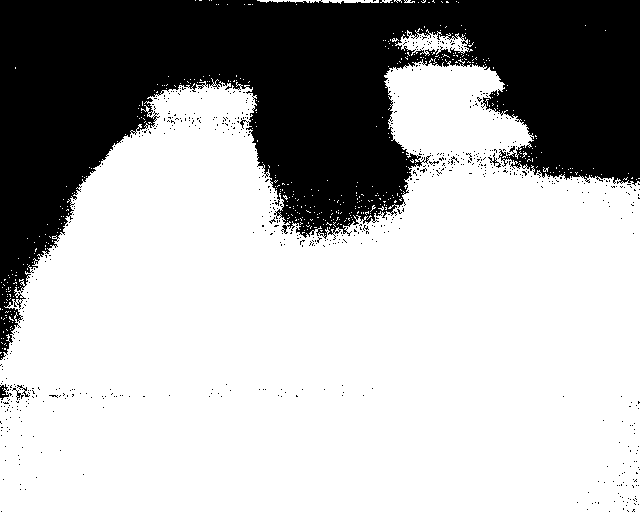
#> input picture benchmarking_dataset/Image Data/raw/20241221_100711_257_IR.TIFF, 640 x 512 px; its folder holds only this picture in this run
$ python preprocess_and_colormap.py
#> lines starting #> are read from the running program, lines starting #| are printed output that depends on the picture
import os
import random
import numpy as np
from matplotlib import cm
from tifffile import imread, imwrite
from scipy.ndimage import gaussian_filter
from skimage import exposure, measure

# Get the project root directory (parent of 'code' folder)
SCRIPT_DIR = os.path.dirname(os.path.abspath(__file__))
PROJECT_ROOT = os.path.dirname(SCRIPT_DIR)

# Configuration
N_IMAGES = 5  # Number of random images to process

# Use relative paths from project root
RAW_DIR = os.path.join(PROJECT_ROOT, 'benchmarking_dataset', 'Image Data', 'raw')
PREPROCESSED_DIR = os.path.join(PROJECT_ROOT, 'benchmarking_dataset', 'Image Data', 'preprocessed')
COLORMAP_BASE_DIR = os.path.join(PROJECT_ROOT, 'benchmarking_dataset', 'Image Data', 'colormap_outputs')

# Comprehensive list of colormaps (27 colormaps)
COLORMAPS = [
    'viridis', 'plasma', 'inferno', 'magma', 'cividis', 'hot', 'cool', 'copper', 'Greys', 'Blues',
    'Oranges', 'Reds', 'coolwarm', 'seismic', 'RdBu', 'BrBG', 'PiYG', 'twilight', 'twilight_shifted',
    'hsv', 'tab10', 'Set1', 'Set2', 'Pastel1', 'terrain', 'nipy_spectral', 'flag'
]

# ===========================
# PREPROCESSING FUNCTIONS
# ===========================

def adaptive_local_outlier_detection(image, block_size=50, threshold_factor=2.5):
    """
    Detect outliers locally within blocks of the image.
    Preserves original data type and precision.
    """
    outliers_mask = np.zeros_like(image, dtype=bool)
    height, width = image.shape

    for i in range(0, height, block_size):
        for j in range(0, width, block_size):
            block = image[i:i+block_size, j:j+block_size]
            local_mean = np.mean(block, dtype=np.float64)
            local_std_dev = np.std(block, dtype=np.float64)
            high = local_mean + threshold_factor * local_std_dev
            low = local_mean - threshold_factor * local_std_dev
            outliers_mask[i:i+block_size, j:j+block_size] = (block > high) | (block < low)

    return outliers_mask


def adaptive_contextual_anomaly_correction(image, block_size=50, threshold_factor=2.5, smoothing_sigma=1):
    """
    Correct anomalies adaptively using local context.
    CRITICAL: Preserves 14-bit data range (0-16383) without clipping.
    """
    print("  - Applying adaptive contextual anomaly correction...")
    outliers_mask = adaptive_local_outlier_detection(image, block_size, threshold_factor)

    # Work with float64 for precision, then convert back
    resolved_image = image.astype(np.float64)

    for i in range(0, image.shape[0], block_size):
        for j in range(0, image.shape[1], block_size):
            block_mask = outliers_mask[i:i+block_size, j:j+block_size]
            if np.any(block_mask):
                block = resolved_image[i:i+block_size, j:j+block_size]
                valid_pixels = block[~block_mask]
                if valid_pixels.size > 0:
                    replacement_value = np.mean(valid_pixels, dtype=np.float64)
                    block[block_mask] = replacement_value
                    resolved_image[i:i+block_size, j:j+block_size] = block

    # Apply Gaussian smoothing while preserving range
    smoothed = gaussian_filter(resolved_image, sigma=smoothing_sigma, mode='reflect')

    # Ensure no values exceed 14-bit range (0-16383)
    smoothed = np.clip(smoothed, 0, 16383)

    return smoothed.astype(np.uint16)


def detect_and_suppress_glare(image, intensity_threshold=14000):
    """
    Detect and suppress glare regions.
    CRITICAL: Maintains 14-bit integrity.
    Adjusted threshold for 14-bit range (max 16383).
    """
    print("  - Detecting and suppressing glare...")
    glare_mask = image > intensity_threshold
    labeled_mask = measure.label(glare_mask)
    image_suppressed = image.astype(np.float64)

    for region in measure.regionprops(labeled_mask):
        if region.area > 50:
            min_row, min_col, max_row, max_col = region.bbox
            region_slice = (slice(min_row, max_row), slice(min_col, max_col))
            # Suppress brightness by 30% while maintaining precision
            image_suppressed[region_slice][region.image] *= 0.7

    # Ensure values stay within 14-bit range
    image_suppressed = np.clip(image_suppressed, 0, 16383)

    return image_suppressed.astype(np.uint16)


def preprocess_thermal_image(thermal_image):
    """
    Complete preprocessing pipeline that preserves 14-bit data.
    Returns preprocessed image in uint16 format with 14-bit range.
    """
    print("  Starting preprocessing pipeline...")

    # Step 1: Adaptive contextual anomaly correction
    preprocessed = adaptive_contextual_anomaly_correction(
        thermal_image,
        block_size=30,
        threshold_factor=2.0,
        smoothing_sigma=1
    )

    # Step 2: Glare detection and suppression
    preprocessed = detect_and_suppress_glare(preprocessed, intensity_threshold=14000)

    print("  Preprocessing complete (14-bit integrity preserved)")
    return preprocessed


# ===========================
# COLORMAP APPLICATION
# ===========================

def apply_colormap_to_image(preprocessed_image, colormap_name):
    """
    Apply a colormap to a preprocessed 14-bit thermal image.
    Uses adaptive histogram equalization for better visualization.
    Returns RGB image in uint16 format.
    """
    # Normalize to 0-1 range for CLAHE (preserving relative values)
    normalized = preprocessed_image.astype(np.float64) / 16383.0

    # Apply CLAHE for better contrast
    enhanced = exposure.equalize_adapthist(normalized, clip_limit=0.03)

    # Apply colormap
    colormap = cm.get_cmap(colormap_name)
    colored_image = colormap(enhanced)[:, :, :3]  # Remove alpha channel

    # Convert to uint16 for high-quality output
    colored_image_uint16 = (colored_image * 65535).astype(np.uint16)

    return colored_image_uint16


# ===========================
# MAIN PROCESSING PIPELINE
# ===========================

def select_random_images(raw_dir, n=5):
    """
    Randomly select N TIFF images from the raw directory.
    """
    tiff_files = [f for f in os.listdir(raw_dir) if f.lower().endswith(('.tif', '.tiff'))]

    if len(tiff_files) == 0:
        raise ValueError(f"No TIFF files found in {raw_dir}")

    if len(tiff_files) < n:
        print(f"Warning: Only {len(tiff_files)} images available, using all of them.")
        return tiff_files

    selected = random.sample(tiff_files, n)
    print(f"\nRandomly selected {n} images:")
    for i, fname in enumerate(selected, 1):
        print(f"  {i}. {fname}")

    return selected


def process_images():
    """
    Main processing function:
    1. Randomly select N images from raw folder
    2. Preprocess and save to preprocessed folder (14-bit preserved)
    3. Apply all colormaps and save to separate folders
    """
    print("="*80)
    print("THERMAL IMAGE PREPROCESSING AND COLORMAP APPLICATION")
    print("="*80)

    # Create output directories
    os.makedirs(PREPROCESSED_DIR, exist_ok=True)
    os.makedirs(COLORMAP_BASE_DIR, exist_ok=True)

    # Select random images
    selected_images = select_random_images(RAW_DIR, N_IMAGES)

    # Process each selected image
    for idx, image_filename in enumerate(selected_images, 1):
        print(f"\n{'='*80}")
        print(f"PROCESSING IMAGE {idx}/{len(selected_images)}: {image_filename}")
        print(f"{'='*80}")

        image_path = os.path.join(RAW_DIR, image_filename)
        base_name = os.path.splitext(image_filename)[0]

        try:
            # Load raw thermal image
            print(f"\nLoading image: {image_path}")
            thermal_image = imread(image_path)
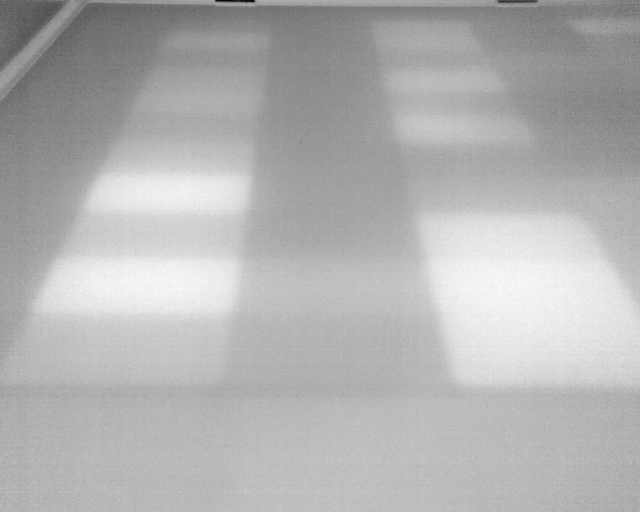
#> thermal_image: shape (512, 640) uint16; min 694, max 806, mean 772.4; drawn with min black and max white

            if thermal_image is None or thermal_image.size == 0:
                print(f"ERROR: Could not read {image_path} or image is empty. Skipping.")
                continue

            print(f"  Image loaded successfully:")
            print(f"    Shape: {thermal_image.shape}")
#|     Shape: (512, 640)
            print(f"    Dtype: {thermal_image.dtype}")
#|     Dtype: uint16
            print(f"    Range: [{thermal_image.min()}, {thermal_image.max()}]")
#|     Range: [694, 806]

            # Verify 14-bit data
            if thermal_image.max() > 16383:
                print(f"  WARNING: Image contains values > 14-bit range (16383)")

            # STEP 1: Preprocess and save
            print(f"\nSTEP 1: Preprocessing...")
            preprocessed_image = preprocess_thermal_image(thermal_image)
#> after the loop in adaptive_local_outlier_detection, `for i in range(0, height, block_size):`:
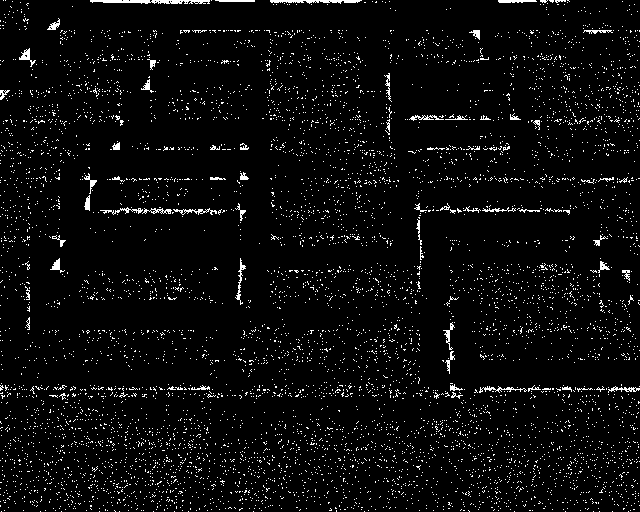
#> outliers_mask: shape (512, 640) bool; 4.3% white in thin lines or dots
#> after the loop in adaptive_contextual_anomaly_correction, `for i in range(0, image.shape[0], block_size):`:
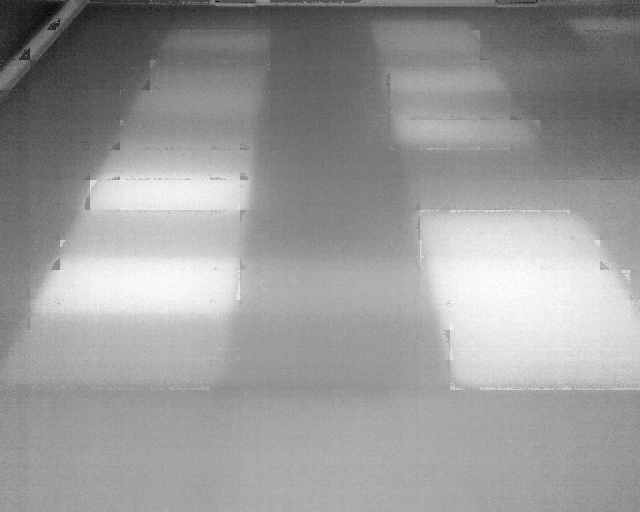
#> resolved_image: shape (512, 640) float64; min 726, max 803, mean 772.4; drawn with min black and max white
#> in detect_and_suppress_glare, `glare_mask = image > intensity_threshold`: glare_mask: shape (512, 640) bool; every value is 0
#> in detect_and_suppress_glare, `labeled_mask = measure.label(glare_mask)`: labeled_mask: shape (512, 640) int32; every value is 0

            preprocessed_path = os.path.join(PREPROCESSED_DIR, f"{base_name}_preprocessed.tiff")
            imwrite(preprocessed_path, preprocessed_image, compression='zlib')
            print(f"  Saved preprocessed image (14-bit): {preprocessed_path}")
            print(f"    Range: [{preprocessed_image.min()}, {preprocessed_image.max()}]")
#|     Range: [730, 802]

            # STEP 2: Apply all colormaps
            print(f"\nSTEP 2: Applying colormaps ({len(COLORMAPS)} total)...")
            for cmap_idx, colormap_name in enumerate(COLORMAPS, 1):
                print(f"  [{cmap_idx}/{len(COLORMAPS)}] Applying colormap: {colormap_name}")

                # Create colormap-specific directory
                colormap_dir = os.path.join(COLORMAP_BASE_DIR, colormap_name)
                os.makedirs(colormap_dir, exist_ok=True)

                # Apply colormap
                colored_image = apply_colormap_to_image(preprocessed_image, colormap_name)

                # Save colormap output
                output_filename = f"{base_name}_{colormap_name}.tiff"
                output_path = os.path.join(colormap_dir, output_filename)
                imwrite(output_path, colored_image, compression='zlib')
                print(f"      Saved: {output_path}")
#> this loop made 27 passes
#> pass 1, in apply_colormap_to_image, `enhanced = exposure.equalize_adapthist(normalized, clip_limit=0.03)`:
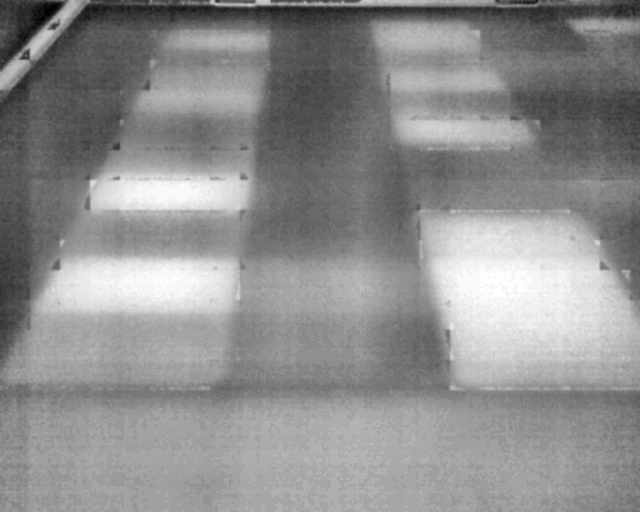
#> enhanced: shape (512, 640) float64; min 0, max 1, mean 0.56
#> pass 1, in apply_colormap_to_image, `colored_image = colormap(enhanced)[:, :, :3]`:
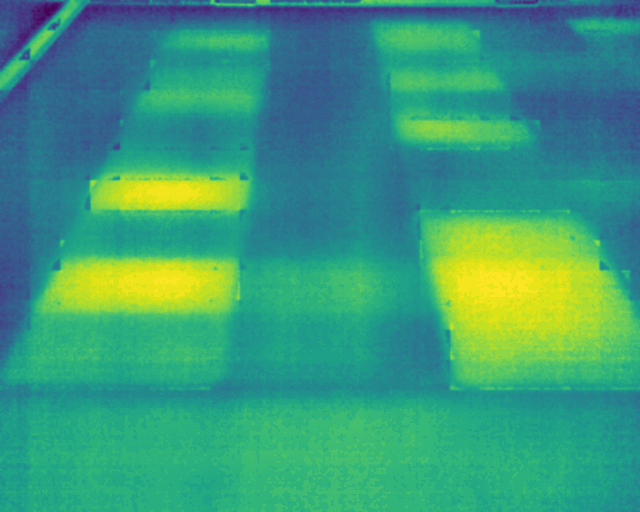
#> colored_image: shape (512, 640, 3) float64; mean of channels 0, 1, 2 0.232, 0.612, 0.485; drawn as R, G, B

            print(f"\n  Completed processing for {image_filename}")

        except Exception as e:
            print(f"\nERROR processing {image_filename}: {e}")
            import traceback
            traceback.print_exc()
            continue

    print("\n" + "="*80)
    print("PROCESSING COMPLETE!")
    print("="*80)
    print(f"\nSummary:")
    print(f"  - Processed images: {len(selected_images)}")
    print(f"  - Preprocessed images saved to: {PREPROCESSED_DIR}")
    print(f"  - Colormap outputs saved to: {COLORMAP_BASE_DIR}")
#|   - Colormap outputs saved to: benchmarking_dataset/Image Data/colormap_outputs
    print(f"  - Total colormaps applied: {len(COLORMAPS)}")
    print(f"  - Total colormap images generated: {len(selected_images) * len(COLORMAPS)}")


if __name__ == "__main__":
    # Set random seed for reproducibility (optional - remove for true randomness)
    random.seed(42)

    process_images()

$ run again, on benchmarking_dataset/Image Data/raw/20241223_121815_667_IR.TIFF
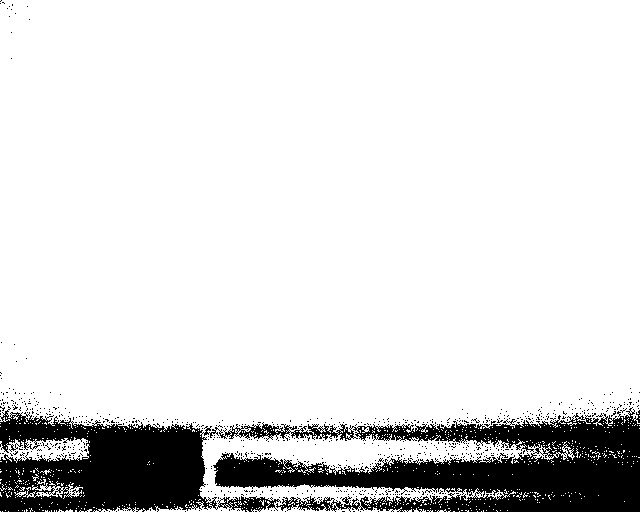
#> input picture benchmarking_dataset/Image Data/raw/20241223_121815_667_IR.TIFF, 640 x 512 px
#|     Shape: (512, 640)
#|     Dtype: uint16
#|     Range: [639, 814]
#> after the loop in adaptive_contextual_anomaly_correction, `for i in range(0, image.shape[0], block_size):`:
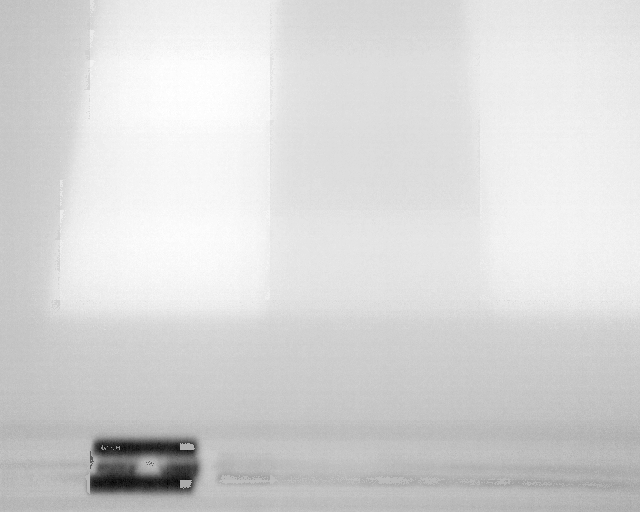
#> resolved_image: shape (512, 640) float64; min 639, max 812, mean 785.1; drawn with min black and max white
#> glare_mask: shape (512, 640) bool; every value is 0
#> labeled_mask: shape (512, 640) int32; every value is 0
#|     Range: [648, 811]
#> the loop in process_images, `for cmap_idx, colormap_name in enumerate(COLORMAPS, 1):` made 27 passes
#> pass 1, in apply_colormap_to_image, `colored_image = colormap(enhanced)[:, :, :3]`:
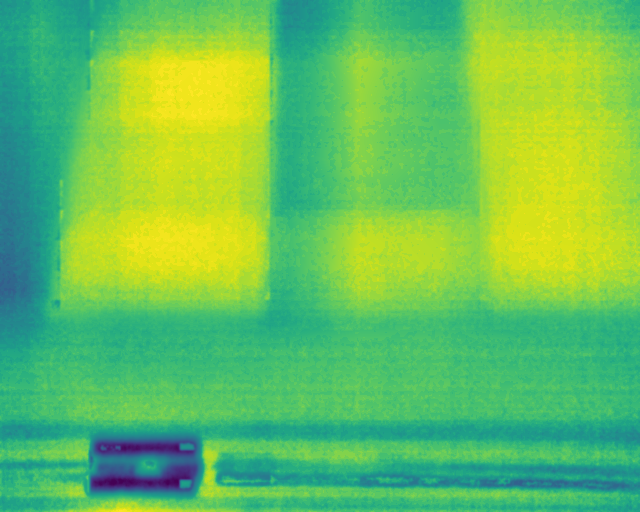
#> colored_image: shape (512, 640, 3) float64; mean of channels 0, 1, 2 0.412, 0.763, 0.358; drawn as R, G, B
#|   - Colormap outputs saved to: benchmarking_dataset/Image Data/colormap_outputs

$ run again, on benchmarking_dataset/Image Data/raw/20241224_095913_267_IR.TIFF
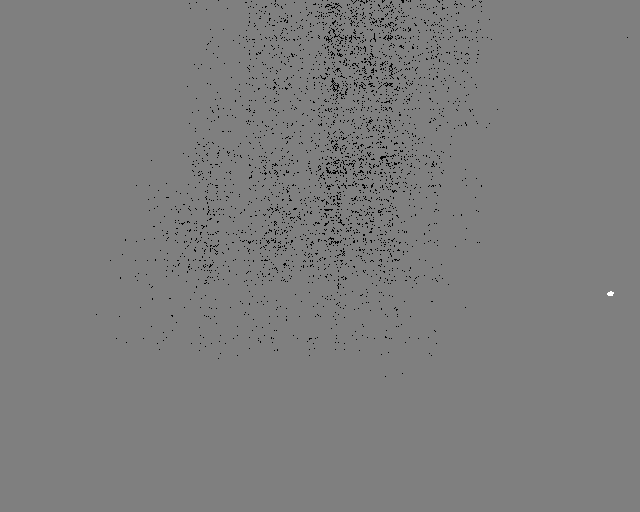
#> input picture benchmarking_dataset/Image Data/raw/20241224_095913_267_IR.TIFF, 640 x 512 px
#> in process_images, thermal_image is the input picture: shape (512, 640) uint16; min 764, max 1055, mean 777.6
#|     Shape: (512, 640)
#|     Dtype: uint16
#|     Range: [764, 1055]
#> after the loop in adaptive_local_outlier_detection, `for i in range(0, height, block_size):`:
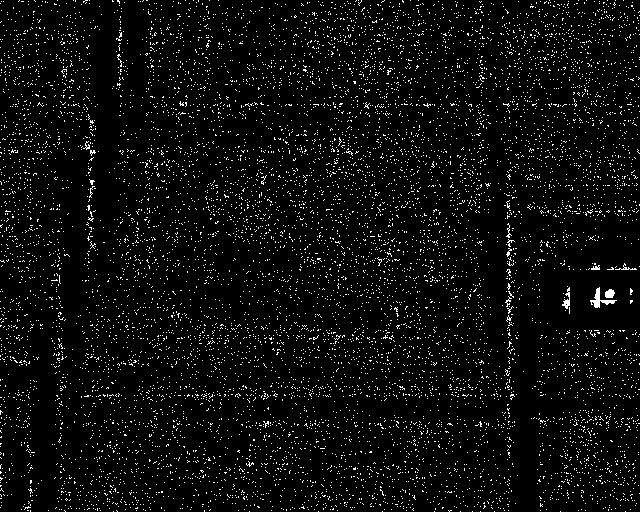
#> outliers_mask: shape (512, 640) bool; 4.8% white in thin lines or dots
#> glare_mask: shape (512, 640) bool; every value is 0
#> labeled_mask: shape (512, 640) int32; every value is 0
#|     Range: [767, 946]
#> the loop in process_images, `for cmap_idx, colormap_name in enumerate(COLORMAPS, 1):` made 27 passes
#> pass 1, in apply_colormap_to_image, `colored_image = colormap(enhanced)[:, :, :3]`:
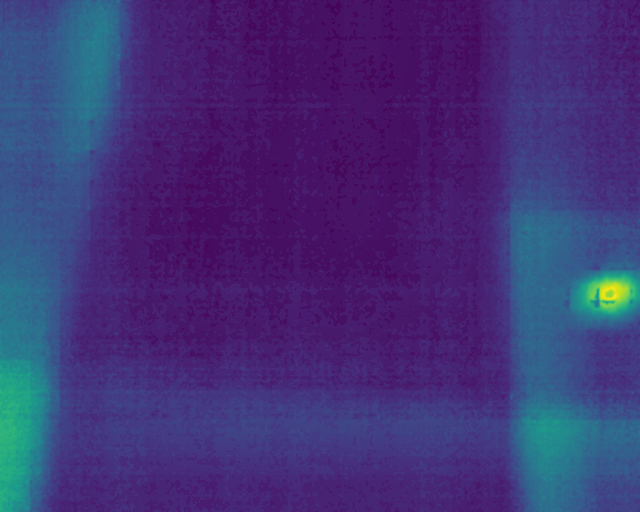
#> colored_image: shape (512, 640, 3) float64; mean of channels 0, 1, 2 0.26, 0.201, 0.472; drawn as R, G, B
#|   - Colormap outputs saved to: benchmarking_dataset/Image Data/colormap_outputs
